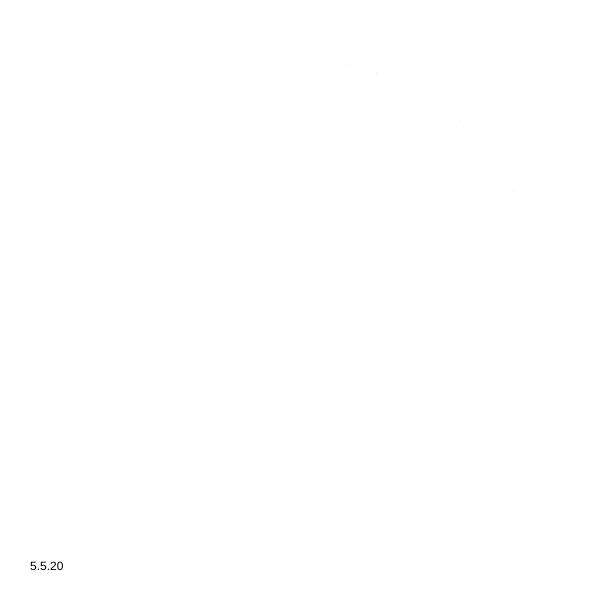
Frame 1 (no input)
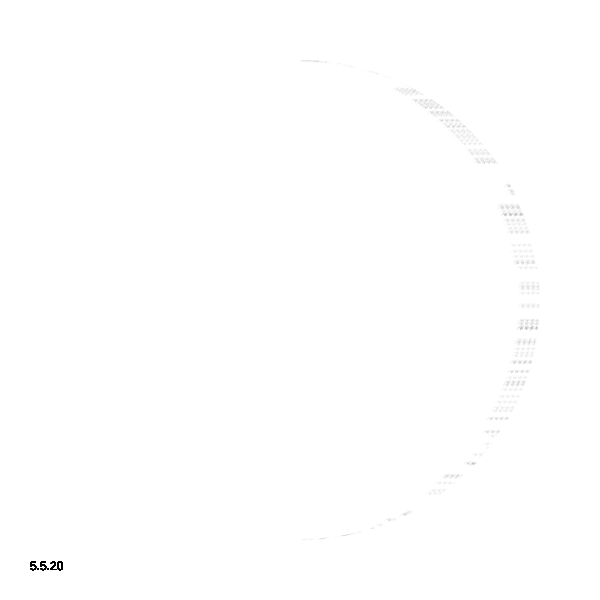
Frame 60 (no input)
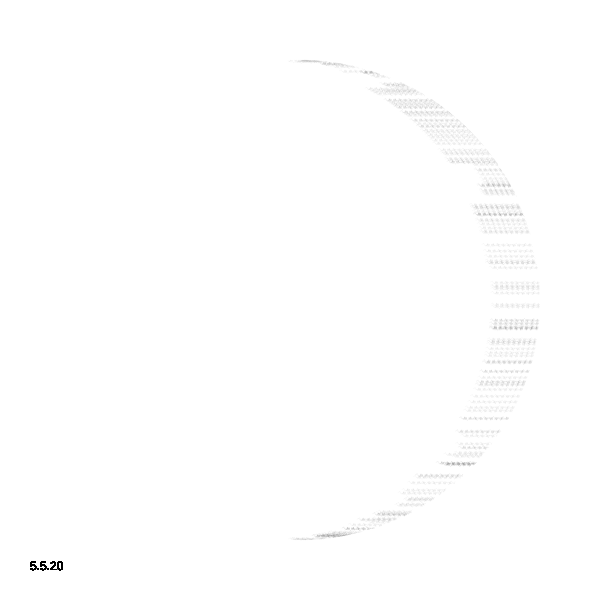
Frame 120 (the mouse pressed at the canvas centre since frame 60)

The p5.js sketch that drew these frames (run headless with seeded random() and noise() and a simulated clock; from frame 60 on, the mouse is pressed at the canvas centre):

// p5.js sketch
// ── sketch.js
const dots = []
const factor = 20
const count = 200
const size = 600
const radius = size * 0.8 / 2

function setup() {
  createCanvas(size, size);
  background(255);
  noiseDetail(100)
  colorMode(HSB, 100)
  strokeWeight(30)
  stroke(0)
  noFill()
  
  for (let i = 0; i < count; i++) {   
    dots.push(new Dot(radius, [60,200], 20, 5))
  }
}

function draw() {
  for (let i = 0; i < dots.length; i++) {
    const dot = dots[i]
    n = sin(millis())
    dot.update(n)
    dot.draw()
  }
  noStroke()
  fill(0);
  text("5.5.20", 30, height - 30)
}

class Dot {
  constructor (radius, colorRange, brightness, alpha) {
    const r = random(PI)
    const x = width / 2 + sin(r) * radius
    const y = height / 2 + cos(r) * radius
    this.pos = createVector(x,y)
    this.prev = createVector(x,y)
    this.color = color(255)
    this.deadCount = 0
    this.radius = radius
    this.colorRange = colorRange
    this.alpha = alpha
    this.brightness = brightness
  }
  
  update(noize) {
    this.v = p5.Vector.fromAngle(noize * TWO_PI + (this.deadCount * PI))
    this.v.setMag(2)
    this.color = color(map(noize, 0, 1, ...this.colorRange), 0, this.brightness, this.alpha)
    this.prev = this.pos.copy()
    this.pos = this.pos.add(this.v)
    
    if (dist(width/2, height/2, this.pos.x, this.pos.y) > this.radius + 2) {
      this.deadCount++
    }
  }
  
  draw() {
    if (
      dist(width / 2, height / 2, this.pos.x, this.pos.y) > this.radius ||
      dist(width / 2, height / 2, this.prev.x, this.prev.y) > this.radius
    ) {
      return
    }

    strokeWeight(0.5)
    stroke(this.color)
    line(this.prev.x, this.prev.y, this.pos.x, this.pos.y)

  }
}
